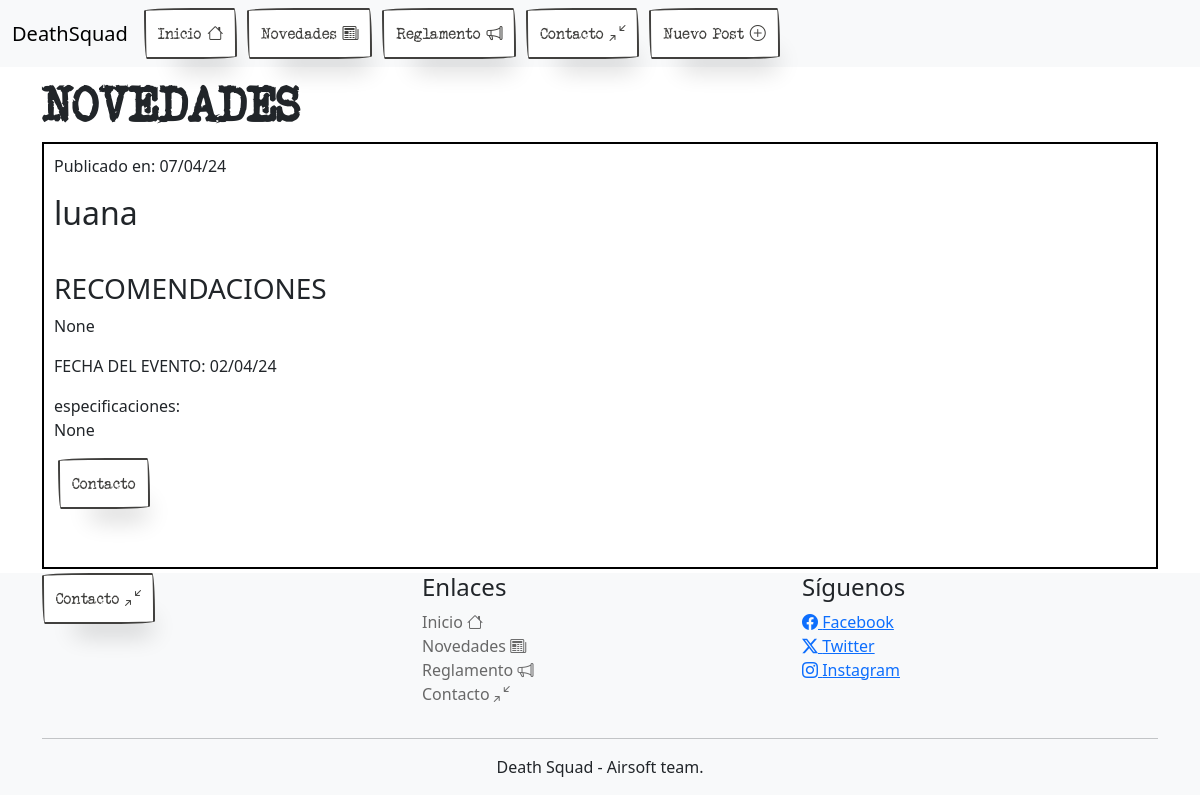
Page /novedades/ on the earlier database version.
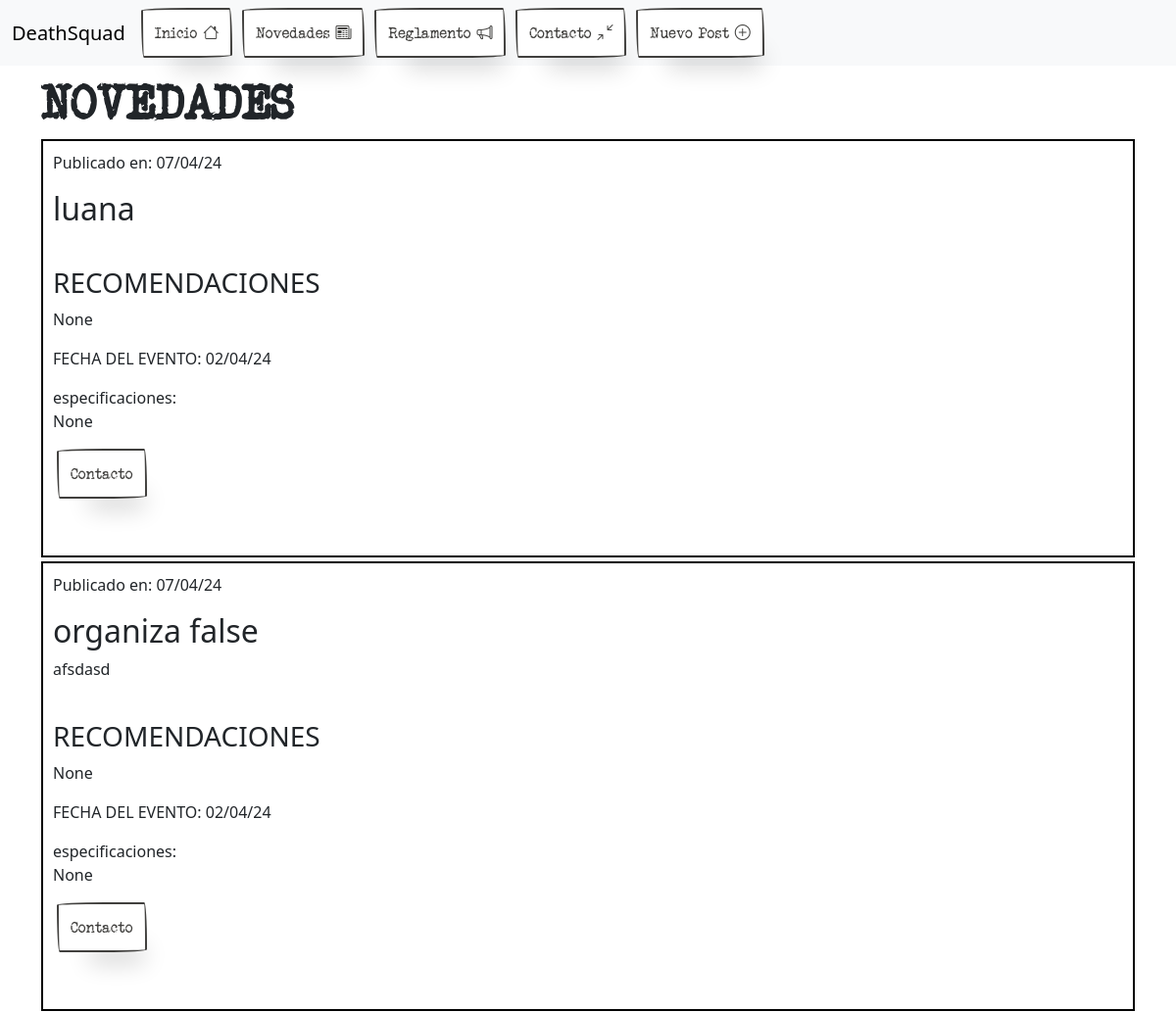
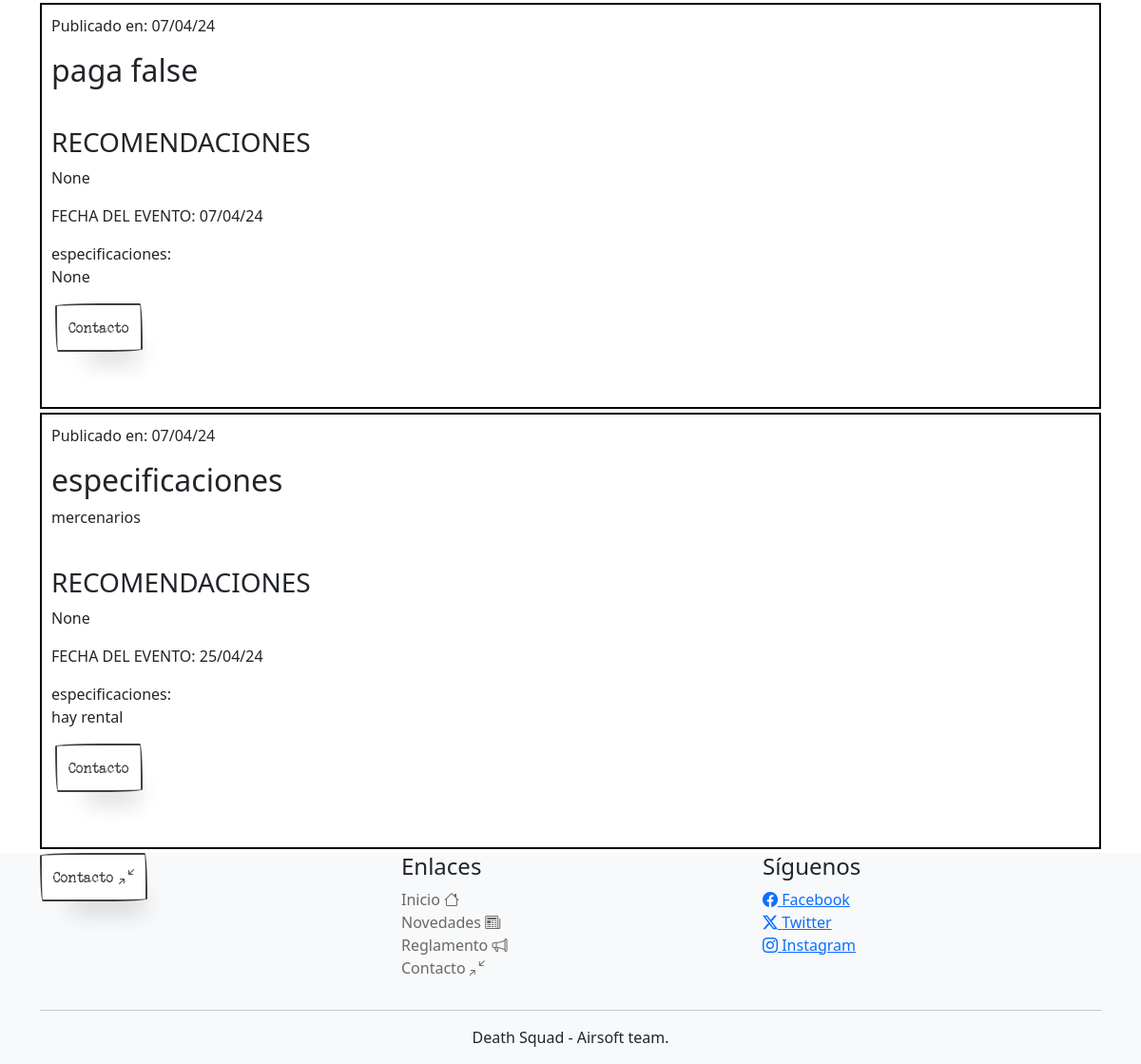
Same page on the later database version (2 pictures, top to bottom).
### base/models.py (models this page shows, shortened)
class Post(models.Model):
    title = models.CharField(max_length=50, default='Sin título')
    Descripcion = models.TextField(null=True)
    lugar = models.TextField(null=True, default="camino bajo la petisa")
    organiza = models.TextField(null=True)
    Fecha_evento = models.DateTimeField(null=True)
    Fecha_publicacion = models.DateTimeField(null=True)
    especificaciones = models.TextField(null=True)
    recomendaciones = models.TextField(null=True)
    updated = models.DateTimeField(auto_now=True)
    created = models.DateTimeField(auto_now_add=True)

### base/views.py (the view)
# urls.py: path('novedades/', views.novedades),
def novedades(request):
    posts = Post.objects.all()
    return render(request, 'novedades.html', { 'posts': posts })

### templates/novedades.html (shortened to what this page needs)
{% extends 'layouts/main.html' %}
{% block content %}
<div class="title"> NOVEDADES </div>
{% for p in posts|slice:"0:5" %}
<div class="marco">
    <p class="">Publicado en: {{ p.created|date:"d/m/y" }}</p>
    <h2 class=""> {{p.title}} </h2>
    <p> {{p.Descripcion}} </p>
    <br>
    <h3> RECOMENDACIONES </h3>
    <p> {{p.recomendaciones}}</p>
    <p class="">FECHA DEL EVENTO: {{p.Fecha_evento|date:"d/m/y"}}</p>
    <p> especificaciones: <br>
        {{p.especificaciones}} </p>
    <a class="squadNavItem" aria-current="page" href="/contacto">Contacto</a>
    <br>
    <br>
    <br>
</div>
{% endfor %}
{% endblock %}

### templates/layouts/main.html (shortened to what this page needs)
{% load static %}
<!DOCTYPE html>
<html lang="es">
<head>
    <link rel="stylesheet" href="{% static 'styles/styles2.css' %}">
    <link href="https://cdn.jsdelivr.net/npm/bootstrap@5.3.3/dist/css/bootstrap.min.css" rel="stylesheet"
>
    <link rel="stylesheet" href="https://cdn.jsdelivr.net/npm/bootstrap-icons@1.11.3/font/bootstrap-icons.min.css">
</head>
<body>
    <nav class="position-sticky top-0 navbar navbar-expand-lg bg-body-tertiary ">
        <div class="container-fluid">
            <a class="navbar-brand" href="/">DeathSquad</a>
            <div class="collapse navbar-collapse" id="navbarSupportedContent">
                <ul class="navbar-nav me-auto mb-2 mb-lg-0">
                    <li class="nav-item">
                        <a class="squadNavItem" aria-current="page" href="/home">Inicio <i class="bi bi-house"></i></a>
                    </li>
                    <li class="nav-item">
                        <a class="squadNavItem" aria-current="page" href="/novedades">Novedades <i class="bi bi-newspaper"></i></a>
                    </li>
                    <li class="nav-item">
                        <a class="squadNavItem" aria-current="page" href="/reglamento">Reglamento <i class="bi bi-megaphone"></i></a>
                    </li>
                    <li class="nav-item">
                        <a class="squadNavItem" aria-current="page" href="/contacto">Contacto <i class="bi bi-arrows-angle-contract"></i></a>
                    </li>
                    <li class="nav-item">
                        <a class="squadNavItem" aria-current="page" href="/create">Nuevo Post <i class="bi bi-plus-circle"></i></a>
                    </li>
                </ul>
            </div>
        </div>
    </nav>
    <div class="container">
        <main>
            {% block content %}
            {% endblock %}
        </main>
    </div>
    <footer class="footer_squad footer position-flex bottom-0 col-12">
        <div class="container">
        <div class="row">
            <div class="col-md-4 position-flex ">
                <a class="squadNavItem" aria-current="page" href="/contacto">Contacto <i class="bi bi-arrows-angle-contract"></i></a>
            </div>
            <div class="col-md-4">
                <h4>Enlaces</h4>
                <ul class="list-unstyled">
                    <li><a class="footer_link" href="/home">Inicio <i class="bi bi-house"></i></a></li>
                    <li><a class="footer_link" href="/novedades">Novedades  <i class="bi bi-newspaper"></i></a></li>
                    <li><a class="footer_link" href="/reglamento">Reglamento  <i class="bi bi-megaphone"></i></a></li>
                    <li><a class="footer_link" href="/contacto">Contacto  <i class="bi bi-arrows-angle-contract"></i></a></li>
                </ul>
            </div>
            <div class="col-md-4">
                <h4>Síguenos</h4>
                <ul class="list-unstyled">
                    <li><a href="#"> <i class="bi bi-facebook"></i> Facebook </a></li>
                    <li><a href="#"> <i class="bi bi-twitter-x"></i> Twitter </a></li>
                    <li><a href="#"> <i class="bi bi-instagram"></i> Instagram </a></li>
                </ul>
            </div>
        </div>
        <div class="row">
            <div class="col-md-12 text-center">
                <hr>
                <p>  Death Squad - Airsoft team.</p>
            </div>
        </div>
    </div>
    </footer>
</body>
</html>

### static/styles/styles2.css (style rules this page uses)
.squadNavItem { align-self: center; background-color: #fff; background-image: none; background-position: 0 90%; background-repeat: repeat no-repeat; background-size: 4px 3px; border-radius: 15px 225px 255px 15px 15px 255px 225px 15px; border-style: solid; border-width: 2px; box-shadow: rgba(0, 0, 0, .2) 15px 28px 25px -18px; box-sizing: border-box; color: #41403e; cursor: pointer; display: inline-block; font-family: 'typewriter', sans-serif; font-size: 1rem; line-height: 23px; outline: none; padding: .75rem; text-decoration: none; transition: all 235ms ease-in-out; border-bottom-left-radius: 15px 255px; border-bottom-right-radius: 225px 15px; border-top-left-radius: 255px 15px; border-top-right-radius: 15px 225px; user-select: none; -webkit-user-select: none; touch-action: manipulation; margin-right: 10px; }
.title { font-family: 'typewriter', sans-serif; font-size: 50px; font-weight: bold; }
.marco { border: 2px solid #000; padding: 10px; margin-bottom: 4px; box-sizing: border-box; }
.footer_squad { background-color: #f8f9fa; }
.footer_link { text-decoration: none; color: #686868; }

Differences in the rows shown:
added Post: created "07/04/24", title "organiza false", Descripcion "afsdasd", recomendaciones "None", Fecha_evento "02/04/24", especificaciones "None"
added Post: created "07/04/24", title "paga false", recomendaciones "None", Fecha_evento "07/04/24", especificaciones "None"
added Post: created "07/04/24", title "especificaciones", Descripcion "mercenarios", recomendaciones "None", Fecha_evento "25/04/24", especificaciones "hay rental"
